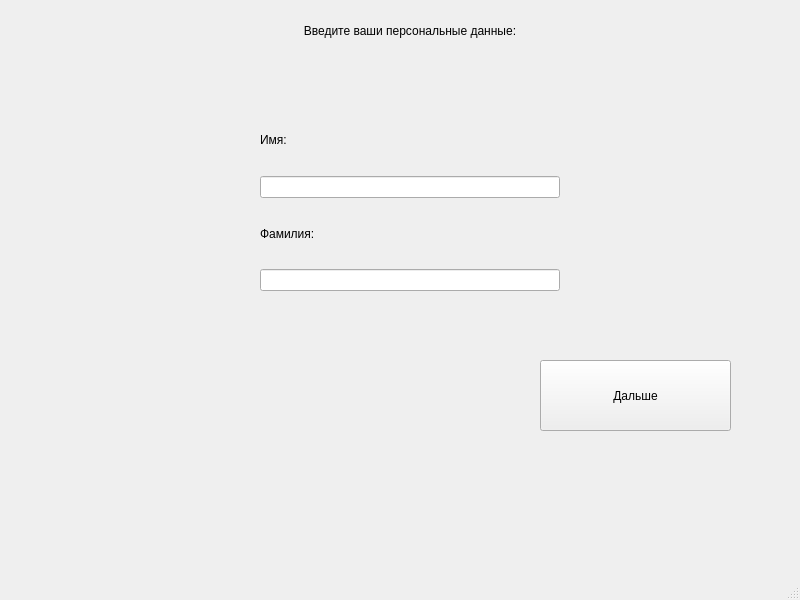
<?xml version="1.0" encoding="UTF-8"?>
<ui version="4.0">
 <class>Verification</class>
 <widget class="QMainWindow" name="Verification">
  <property name="geometry">
   <rect>
    <x>0</x>
    <y>0</y>
    <width>800</width>
    <height>600</height>
   </rect>
  </property>
  <property name="windowTitle">
   <string>TodoFocus — Знакомство</string>
  </property>
  <widget class="QWidget" name="centralwidget">
   <widget class="QLabel" name="label">
    <property name="geometry">
     <rect>
      <x>210</x>
      <y>0</y>
      <width>400</width>
      <height>61</height>
     </rect>
    </property>
    <property name="text">
     <string>Введите ваши персональные данные:</string>
    </property>
    <property name="alignment">
     <set>Qt::AlignCenter</set>
    </property>
   </widget>
   <widget class="QWidget" name="verticalLayoutWidget">
    <property name="geometry">
     <rect>
      <x>260</x>
      <y>110</y>
      <width>300</width>
      <height>181</height>
     </rect>
    </property>
    <layout class="QVBoxLayout" name="verticalLayout">
     <item>
      <widget class="QLabel" name="label_2">
       <property name="text">
        <string>Имя:</string>
       </property>
      </widget>
     </item>
     <item>
      <widget class="QLineEdit" name="lineEdit_2"/>
     </item>
     <item>
      <widget class="QLabel" name="label_3">
       <property name="text">
        <string>Фамилия:</string>
       </property>
      </widget>
     </item>
     <item>
      <widget class="QLineEdit" name="lineEdit"/>
     </item>
    </layout>
   </widget>
   <widget class="QPushButton" name="nextButton">
    <property name="geometry">
     <rect>
      <x>540</x>
      <y>360</y>
      <width>191</width>
      <height>71</height>
     </rect>
    </property>
    <property name="text">
     <string>Дальше</string>
    </property>
   </widget>
  </widget>
  <widget class="QMenuBar" name="menubar">
   <property name="geometry">
    <rect>
     <x>0</x>
     <y>0</y>
     <width>800</width>
     <height>23</height>
    </rect>
   </property>
  </widget>
  <widget class="QStatusBar" name="statusbar"/>
 </widget>
 <resources/>
 <connections/>
</ui>
